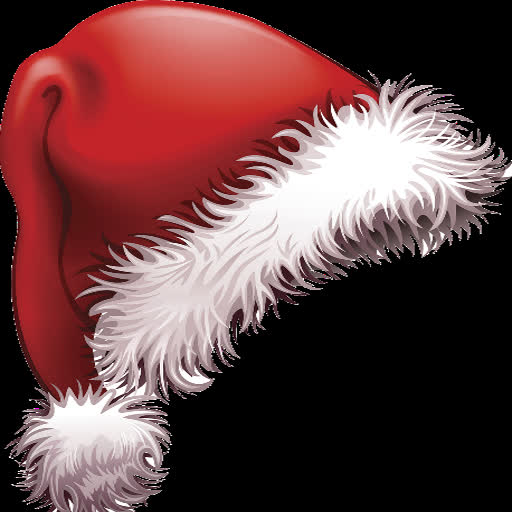
#> input picture src/models/gorro.jpg, 512 x 512 px
$ python 1-tinting-gray-scale-images.py
#> lines starting #> are read from the running program, lines starting #| are printed output that depends on the picture
import matplotlib.pyplot as plt
from skimage import data
from skimage import color
from skimage import img_as_float
from skimage import io


grayscale_image = img_as_float(io.imread('models/gorro.jpg')[::2, ::2])
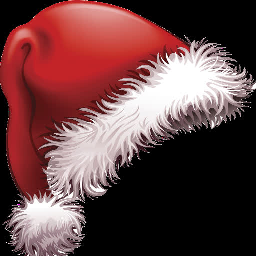
#> grayscale_image: shape (256, 256, 3) float64; mean R, G, B 0.4, 0.257, 0.26
image = color.gray2rgb(grayscale_image)
image = color.rgb2gray(image)

red_multiplier = [1, 0, 1]
yellow_multiplier = [1, 1, 0]

fig, (ax1, ax2) = plt.subplots(ncols=2, figsize=(8, 4),
                               sharex=True, sharey=True)
ax1.imshow(red_multiplier * image)
ax2.imshow(yellow_multiplier * image)


plt.show()
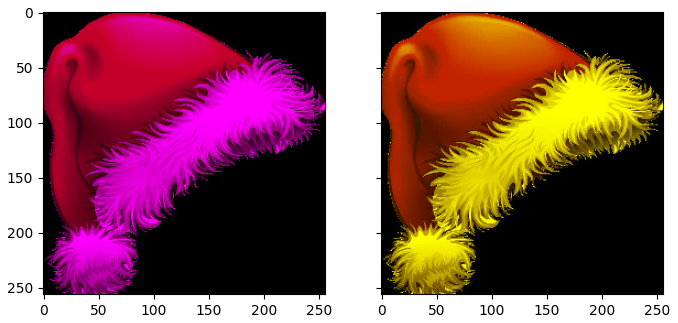
#> figure drawn by matplotlib, 2 panels

$ run again, with src/models/boneco.jpg copied over src/models/gorro.jpg
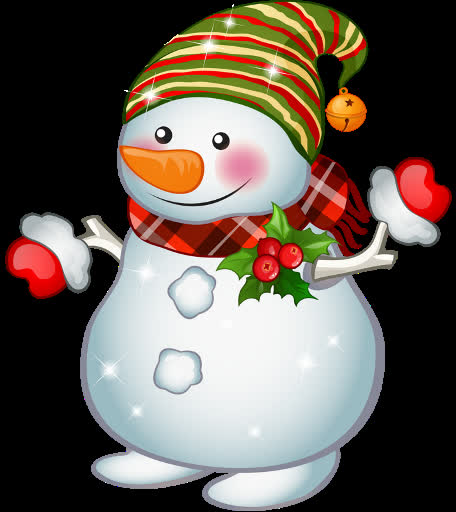
#> input picture src/models/boneco.jpg, 456 x 512 px
#> `grayscale_image = img_as_float(io.imread('models/gorro.jpg')[::2, ::2])`:
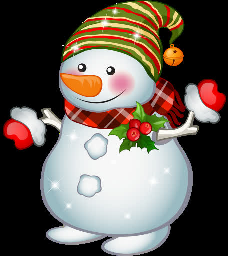
#> grayscale_image: shape (256, 228, 3) float64; mean R, G, B 0.41, 0.371, 0.337
#> `plt.show()`:
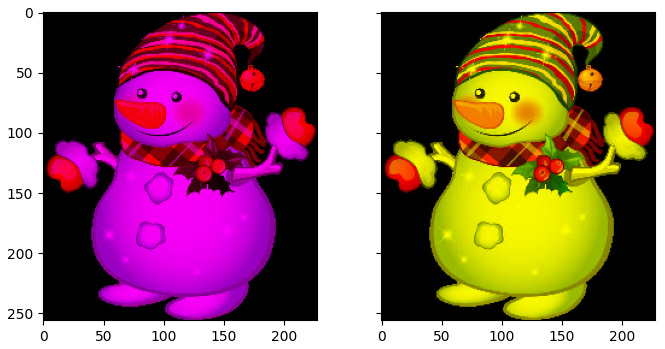
#> figure drawn by matplotlib, 2 panels
